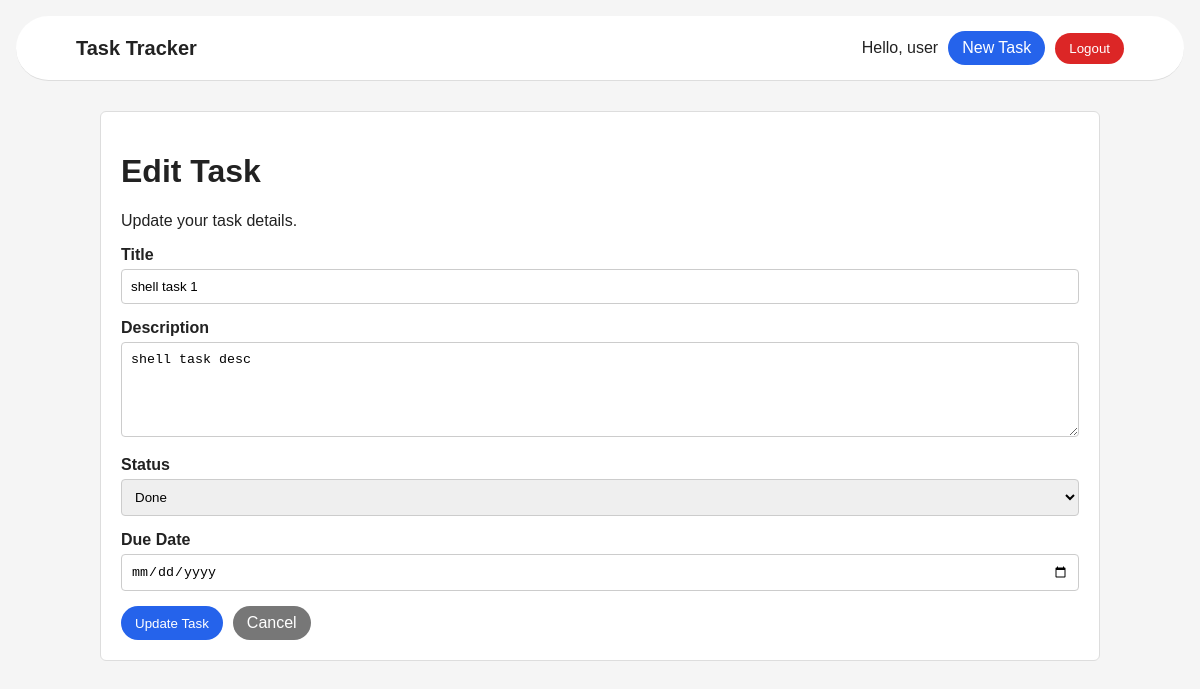
/tasks/9/update/ (signed in), run on the app's committed database.
### tasks/models.py (models this page shows, shortened)
class Task(models.Model):
    class Status(models.TextChoices):
        TODO = "todo", "Todo"
        IN_PROGRESS = "in-progress", "In-Progress"
        DONE = "done", "Done"
    title = models.CharField(max_length=200)
    description = models.TextField(blank=True)
    status = models.CharField(
        max_length=20, choices=Status.choices, default=Status.TODO
    )
    due_date = models.DateField(blank=True, null=True)
    created_at = models.DateTimeField(auto_now_add=True)
    updated_at = models.DateTimeField(auto_now=True)
    owner = models.ForeignKey(User, on_delete=models.CASCADE, related_name="tasks")
    class Meta:
        ordering = ["-created_at"]

### tasks/views.py (the view, shortened to what this page needs)
# urls.py: path("tasks/<int:pk>/update/", TaskUpdateView.as_view(), name="task-edit"),
class TaskUpdateView(LoginRequiredMixin, UpdateView):
    model = Task
    form_class = TaskForm
    template_name = "task/task_form.html"
    success_url = reverse_lazy("task-list")
    def get_queryset(self):
        return Task.objects.filter(owner=self.request.user)

### tasks/forms.py (shortened to what this page needs)
class TaskForm(forms.ModelForm):
    class Meta:
        model = Task
        fields = [
            "title",
            "description",
            "status",
            "due_date",
        ]
        widgets = {
            "title": forms.TextInput(
                attrs={
                    "placeholder": "Enter the title",
                }
            ),
            "description": forms.Textarea(
                attrs={"placeholder": "Enter the task description", "rows": 5}
            ),
            "due_date": forms.DateInput(attrs={"type": "date"}),
        }

### tasks/templates/task/task_form.html (shortened to what this page needs)
{% extends "base.html" %}
{% block content %}
<div class="container form-container">
    <div class="form-card">
        <div class="page-header">
            <div>
                <h1>
                    {% if object %}
                        Edit Task
                    {% else %}
                        Create Task
                    {% endif %}
                </h1>
                <p class="page-subtitle">
                    {% if object %}
                        Update your task details.
                    {% else %}
                        Add a new task to your list.
                    {% endif %}
                </p>
            </div>
        </div>
        <form method="post">
            <div class="form-group">
                <label for="{{ form.title.id_for_label }}">
                    Title
                </label>
                {{ form.title }}
            </div>
            <div class="form-group">
                <label for="{{ form.description.id_for_label }}">
                    Description
                </label>
                {{ form.description }}
            </div>
            <div class="form-row">
                <div class="form-group">
                    <label for="{{ form.status.id_for_label }}">
                        Status
                    </label>
                    {{ form.status }}
                </div>
                <div class="form-group">
                    <label for="{{ form.due_date.id_for_label }}">
                        Due Date
                    </label>
                    {{ form.due_date }}
                </div>
            </div>
            <div class="form-actions">
                <button
                    type="submit"
                    class="btn btn-primary"
                >
                    {% if object %}
                        Update Task
                    {% else %}
                        Create Task
                    {% endif %}
                </button>
                <a
                    href="{% url 'task-list' %}"
                    class="btn btn-secondary"
                >
                    Cancel
                </a>
            </div>
        </form>
    </div>
</div>
{% endblock %}

### tasks/templates/base.html (shortened to what this page needs)
{% load static %}
<!DOCTYPE html>
<html lang="en">
<head>
    <link rel="stylesheet" href="{% static 'css/style.css' %}">
</head>
<body>
    <nav class="navbar">
        <div class="nav-container">
            <a href="{% url 'task-list' %}" class="logo">
                Task Tracker
            </a>
            {% if user.is_authenticated %}
                <div class="nav-actions">
                    <span class="welcome">
                        Hello, {{ user.username }}
                    </span>
                    <a href="{% url 'task-create' %}" class="btn btn-primary">
                        New Task
                    </a>
                    <form method="post" action="{% url 'logout' %}">
                        <button type="submit" class="btn btn-danger">
                            Logout
                        </button>
                    </form>
                </div>
            {% endif %}
        </div>
    </nav>
    <main class="main-content">
        {% block content %}
        {% endblock %}
    </main>
</body>
</html>

### tasks/static/css/style.css (style rules this page uses)
* { box-sizing: border-box; }
body { margin: 0; font-family: Arial, sans-serif; background: #f5f5f5; color: #222; }
.navbar { margin-top: 2vh; background: white; padding: 15px 5%; border-bottom: 1px solid #ddd; border-radius: 6vh; margin-left: 2vh; margin-right: 2vh; }
.nav-container { display: flex; justify-content: space-between; align-items: center; }
.logo { color: #222; font-size: 20px; font-weight: bold; text-decoration: none; }
.nav-actions { display: flex; align-items: center; gap: 10px; }
.main-content { padding: 30px 5%; }
.container { max-width: 1000px; margin: auto; }
.btn { padding: 8px 14px; border: none; border-radius: 6vh; text-decoration: none; cursor: pointer; }
.btn-primary { background: #2563eb; color: white; }
.btn-secondary { background: #777; color: white; }
.btn-danger { background: #dc2626; color: white; }
.filter-card, .form-card, .task-card { background: white; padding: 20px; border: 1px solid #ddd; border-radius: 6px; margin-bottom: 20px; }
.form-control, input, textarea, select { width: 100%; padding: 9px; border: 1px solid #ccc; border-radius: 4px; }
.form-group { margin-bottom: 15px; }
.form-group label { display: block; margin-bottom: 5px; font-weight: bold; }
.form-actions { display: flex; gap: 10px; }

### data on the page
Task: title "shell task 1", description "shell task desc", status "Done"

### other printed values
{{ user.username }} "user"
